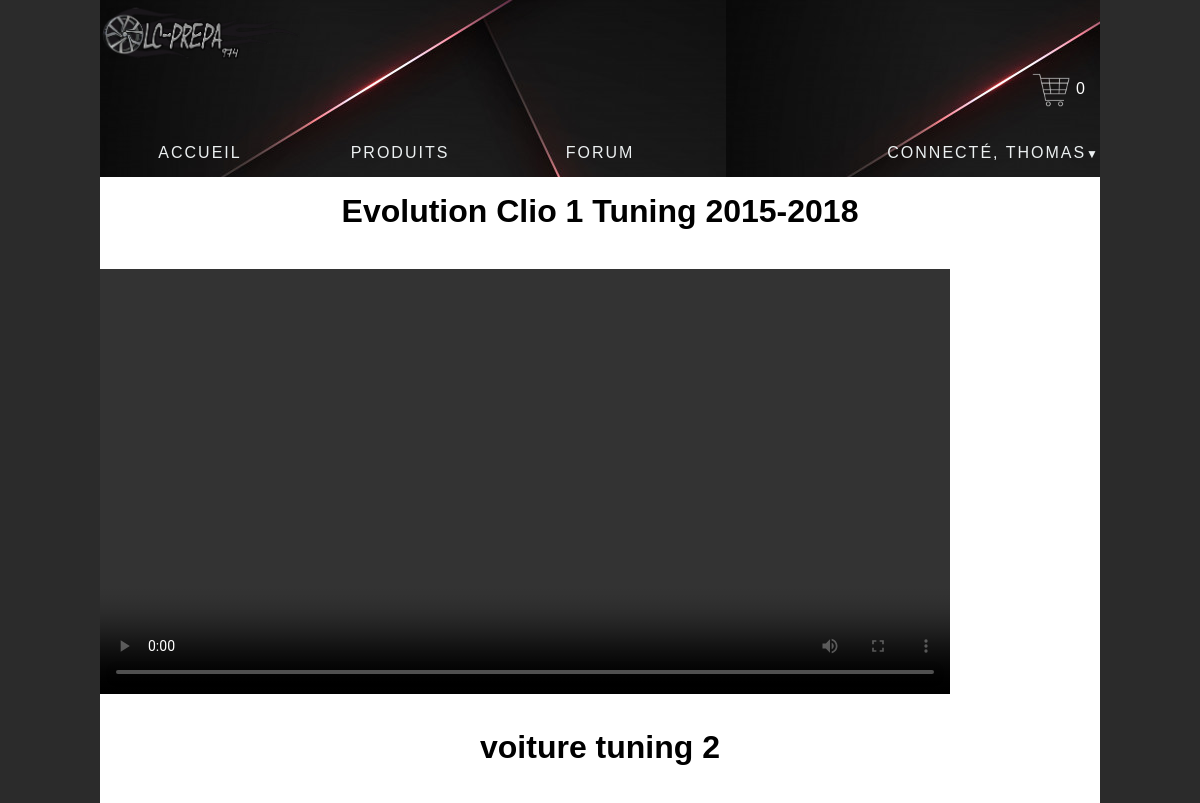
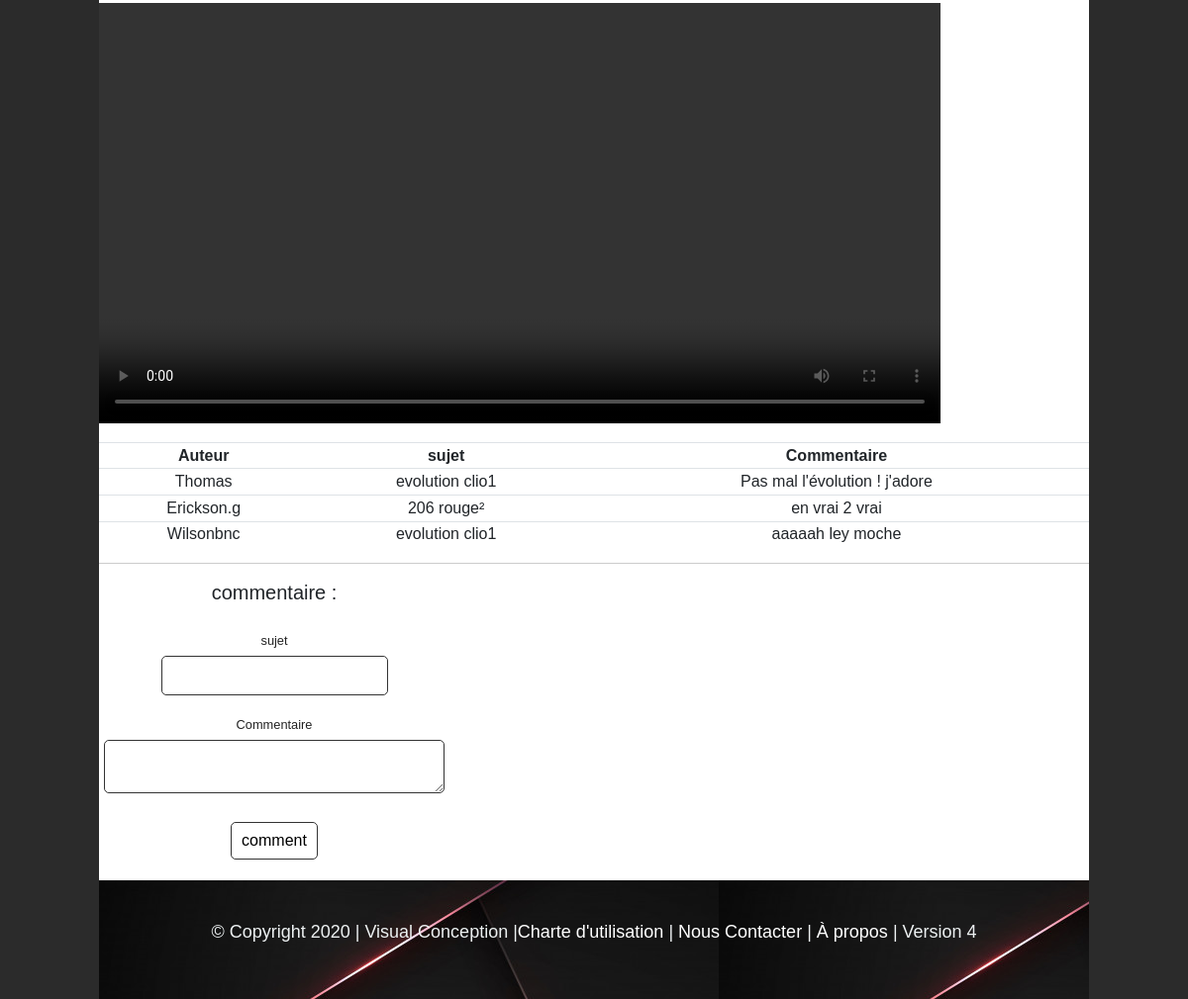
Screenshot of /index.php?action=forum (signed in) with the database file from the repository (2 pictures, top to bottom).
### tables this page shows
CREATE TABLE `forum` (
  `num` int(11) NOT NULL,
  `pseudo` varchar(50) NOT NULL,
  `sujet` varchar(20) NOT NULL,
  `comment` text NOT NULL
);

### controleur/Forum.php (called while the page is built, shortened)
<?php
require_once("./modele/modele.php");
class Forum extends DB{
    function getcomments(){
      $strSQL = "SELECT * FROM forum ";
      $tabValeur = array("*");
      $forum = $this->Requete($strSQL, $tabValeur);
      return $forum;
    }
  }
?>

### modele/modele.php (called while the page is built, shortened)
<?php
class DB {
  private $cnx = null;
  function __construct(){
 $this->cnx = new PDO("mysql:host=localhost;dbname=lc_bdd;charset=utf8", "root", "root" );
  }
  function Requete($strSQL, $tblValeur){
    $this->resultat = $this->cnx->prepare($strSQL);
    $this->resultat->execute($tblValeur);
    return $this->resultat->fetchAll();
  }
}
?>

### vue/vueForum.php (the view, shortened to what this page needs)
<section id="pageContent">
    <h3> Evolution Clio 1 Tuning 2015-2018 </h3><br>
    <video class="video" src="./video/Evolution_Clio_1_Tuning_2015-2018.mp4" alt="Evolution Clio 1 Tuning 2015-2018" controls></video><br> <br>
    <h3> voiture tuning 2 </h3><br>
    <video class="video" src="./video/voiture_tuning_2.mp4" alt="voiture tuning 2" controls></video><br> <br>
    <article>
    <table class="table table-sm">
    <tr>
    <th> Auteur </th>
    <th> sujet </th>
    <th> Commentaire </th>
    </tr>
    <?php
          $tblcomment = (empty($tblcomment) ? $tblcomment=array() : $tblcomment);
          foreach ($tblcomment as $comment) {
            echo "<form action='index.php?action=Accueil' method='POST'>";
            echo
            "<tr>"
                ."<td>".$comment['pseudo']."</td>"
                ."<td>".$comment['sujet']."</td>"
                ."<td>".$comment['comment'] ."</td>
            </tr>";
            echo "</form>";
          }
        ?>
    </table>
    <hr>
      <table>
      <tr>
        <td>
      <h2>commentaire :</h2><br>
      <form action="index.php?action=comment" method="POST">
          <label for="prenom">sujet</label><br>
          <input type="text" name="sujet" id="sujet" > <br><br>
          <label for="commentaire">Commentaire</label><br>
          <textarea id="com" name="com" cols="33">
          </textarea><br><br>
            <input  type="submit" name="action" value="comment">
            <br><br>
    </form>
</td>
</tr>
</table>
</article>
</section>

### index.php (shortened to what this page needs)
<?php
  try {
      if (isset($_REQUEST['action']))
      {
        require "./vue/vueHeader.php";
        require "./controleur/Forum.php";
        require "./vue/vueMenu.php";
        $comment = new Forum();
        if ($_GET['action'] == 'forum'){
          if (!empty($_SESSION["userId"]) || !empty($_SESSION["user"])) {
                $tblcomment = $comment->getcomments();
                include "./vue/vueForum.php";
          }else{
            include 'vue/erreurLogin.php';
            }
      }
       include "./vue/vueFooter.php";
      }else {
        include "./vue/vueHeader.php";
        include "./vue/vueMenu.php";
        include "./vue/vue.php";
        include "./vue/vueFooter.php";
      }
    }catch (Exception $e) {
      erreur($e->getMessage());
  }
?>

### vue/vueHeader.php (shortened to what this page needs)
<!doctype html>
<html lang="fr" class="no-js">
<head>
    <link rel="stylesheet" href="./style/bootstrap.min.css">
    <link rel="stylesheet" href="./style/style.css">
</head>

### vue/vueMenu.php (shortened to what this page needs)
<?php
if (!empty($_SESSION['userId']) ) {
  $afficherNom = $_SESSION['userId'][0][3];
  $deco = "<li><a href='index.php?action=Deco'> Déconnexion </a></li>";
} else if (!empty($_SESSION['user'])) {
  $afficherNom = $_SESSION['user'][0][1];
  $deco = "<li><a href='index.php?action=Deco'> Déconnexion </a></li>";
}
if (empty($_SESSION["panierprod"])){
  $qte = 0;
}else {
  $qte = count($_SESSION["panierprod"]);
}
?>
  <header>
    <div id="logo"><img src="./img/logo.png" alt="Logo"></div>
    <div class="caddie"><a href="index.php?action=panier"><img src='./img/cart.png' width='50px'><?php echo $qte ?></a></div>
    <nav>
        <ul>
            <li >
            <a class="effet" href="index.php?action=Accueil">
             Accueil </a>
            </li>
            <li>
            <a class="effet" href="index.php?action=Prods&page">
             Produits </a>
            </li>
            <li><a class='effet' href="index.php?action=forum">
              Forum</a></li>
                <?php
                  if (!empty($afficherNom) && !empty($deco)){
                    echo "<li class='deroulant'> <a class='effet' href=#>
                    <span></span>
                    <span></span>
                    <span></span>
                    <span></span>
                    Connecté, ".$afficherNom."</a>
                            <ul class='sous'>";
                      echo "</ul></li>";
                  }
                ?>
        </ul>
    </nav>
  </header>

### vue/vueFooter.php (shortened to what this page needs)
</body>
    <footer>
        <p>&copy; Copyright 2020 | Visual Conception |<a href="index.php?action=charte">Charte d'utilisation</a> | <a href="index.php?action=contact">Nous Contacter</a> | <a href="index.php?action=apropos">À propos</a> | Version 4 </a>
    </footer>
</html>

### style/style.css (style rules this page uses)
* { margin:0; padding:0; border:0; outline:0; font-size:100%; vertical-align:baseline; background:transparent }
a { text-decoration: none; }
h2 { font-size: 20px; }
h3 { text-align: center; color:black; font-size: 200%; font-weight: bold; padding: 15px; }
article,aside,details,figcaption,figure,footer,header,hgroup,menu,nav,section { display:block; height:auto; }
nav ul { list-style:none }
a { margin:0; padding:0; font-size:100%; vertical-align:baseline; background:transparent }
table { border-collapse:collapse; border-spacing:0; }
hr { display:block; height:1px; border:0; border-top:1px solid #ccc; margin:1em 0; padding:0 }
section { background-color:#FFF; }
header { background: url(../img/header.jpg); }
.caddie { padding-right: 15px; display: flex; align-items: center; justify-content: flex-end; }
.caddie a { text-decoration: none; }
nav { display: inline-block; width: 100%; background-color: transparent; position: sticky; padding-top: 20px; top: 0; }
nav ul { list-style-type: none; }
nav ul li { float: left; width: 20%; text-align: center; position: relative; }
nav ul ::after { content: ""; display: table; clear: both; }
nav a { width: 100%; padding-top: 10px; padding-bottom: 10px; position: relative; display: inline-block; white-space: nowrap; text-decoration: none; letter-spacing: 2px; text-transform: uppercase; overflow: hidden; color: #ecf0f1; transition: 0.90s; }
.deroulant > a::after { display: inline-flex; content: "▼"; font-size: 12px; }
.deroulant { width: auto; float: right; }
article h2 { font-weight: normal; margin-bottom: 12px; }
#logo { display: inline-block; vertical-align: middle; font-size: 30px; margin-right: 75px; color: #ecf0f1; }
#logo img { width: 200px; vertical-align: middle; margin-right: 10px; }
footer { background: url(../img/header.jpg); color: #ecf0f1; height: 120px; display: flex; align-items: center; justify-content: center; text-align: center; }
footer p { font-size: 18px; padding: 20px; }
label { font-size: 0.8em; margin-bottom: 0.25em; color: #222; font-weight: lighter; }
input, textarea { padding: 10px 10px; margin: 5px; border-radius: 5px; background-color: white; outline: none; border: 1px solid #333; }
input::placeholder { font-size: 1.2em; font-weight: lighter; color: #999; }
li { list-style-type: none; }
table { border-collapse: collapse; }
th, td { text-align: center; }
img { vertical-align: middle; }
.video { width: 850px; }

### vue/vueFooter.php (style rules this page uses)
a { color:white; text-decoration:none; }

### rows the page displays
forum: pseudo "Thomas", sujet "evolution clio1", comment "Pas mal l'évolution ! j'adore"
forum: pseudo "Erickson.g", sujet "206 rouge²", comment "en vrai 2 vrai"
forum: pseudo "Wilsonbnc", sujet "evolution clio1", comment "aaaaah ley moche"

### other values shown
$qte "0"
$afficherNom "THOMAS"
